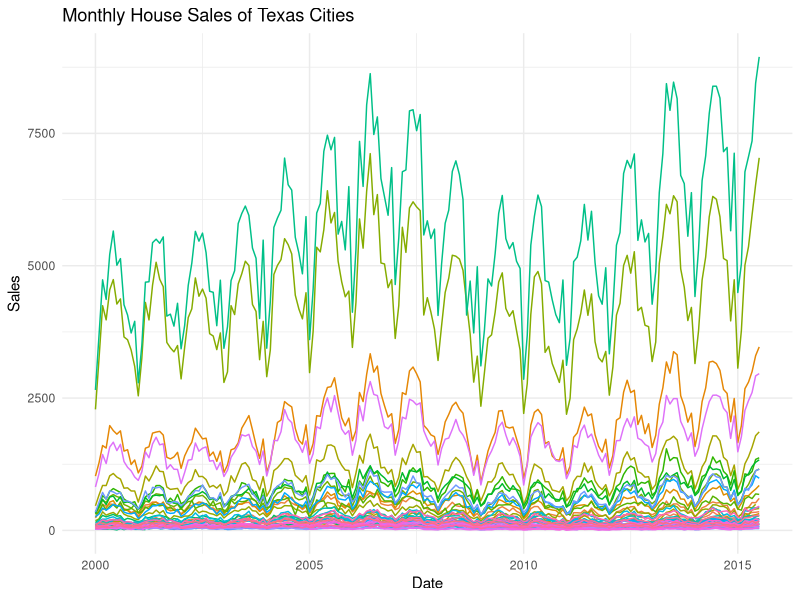
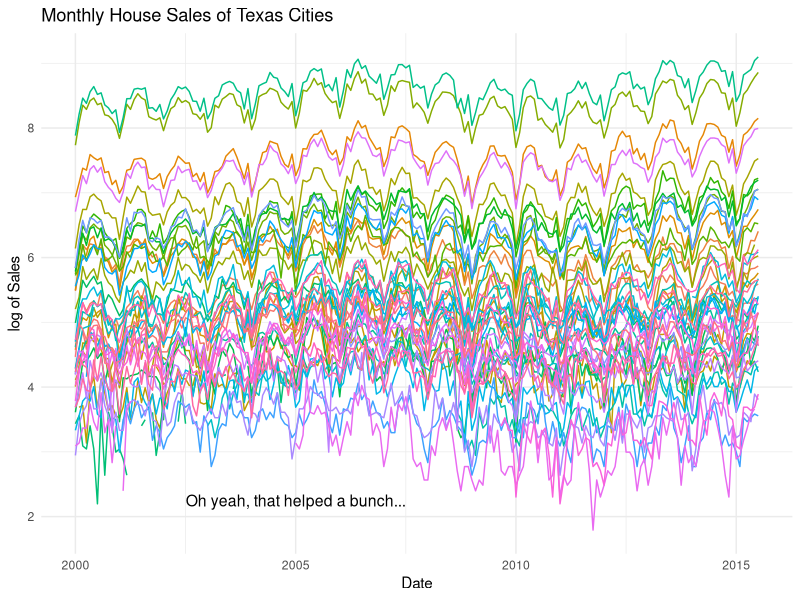
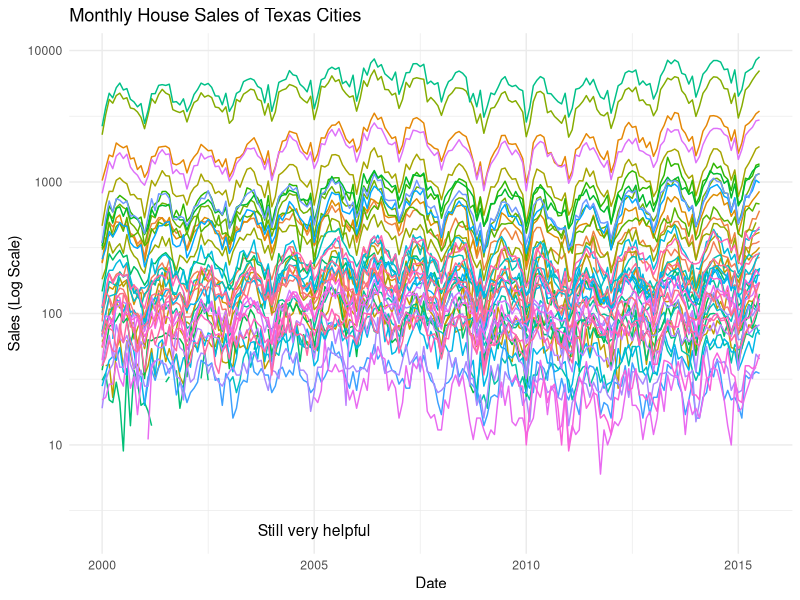
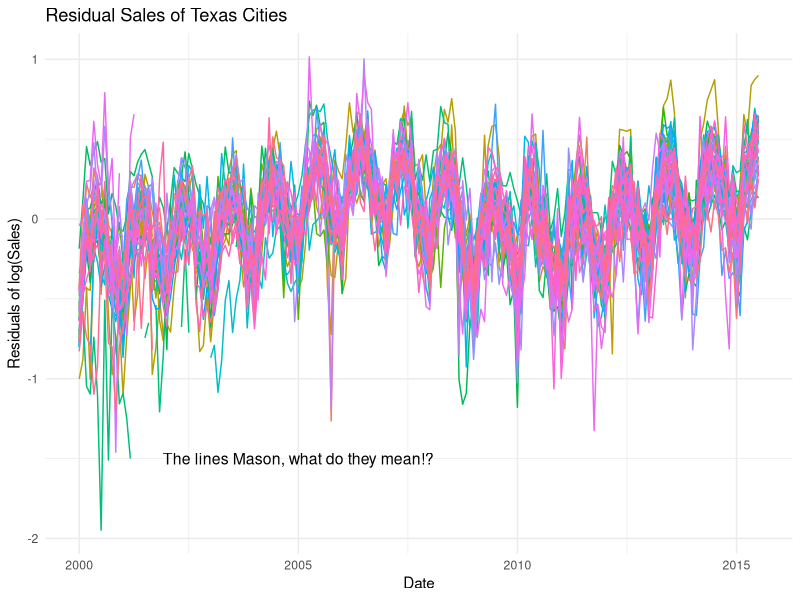
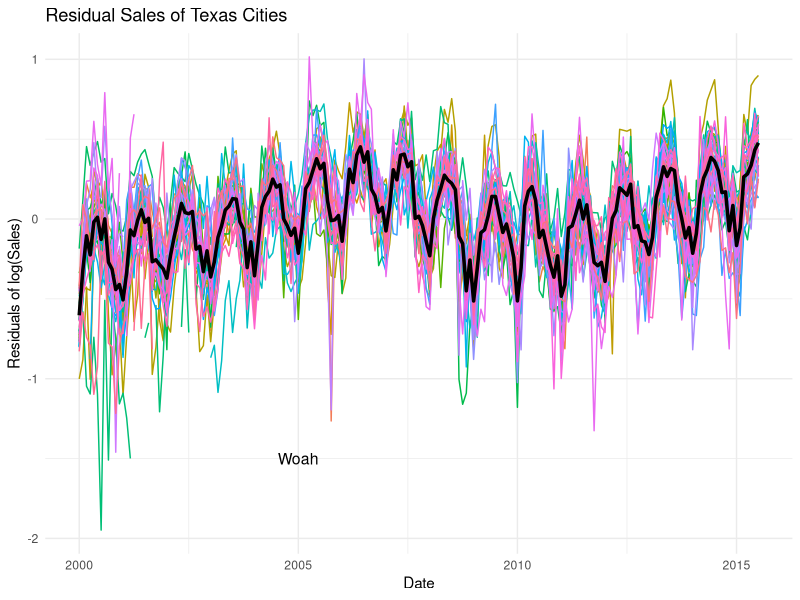
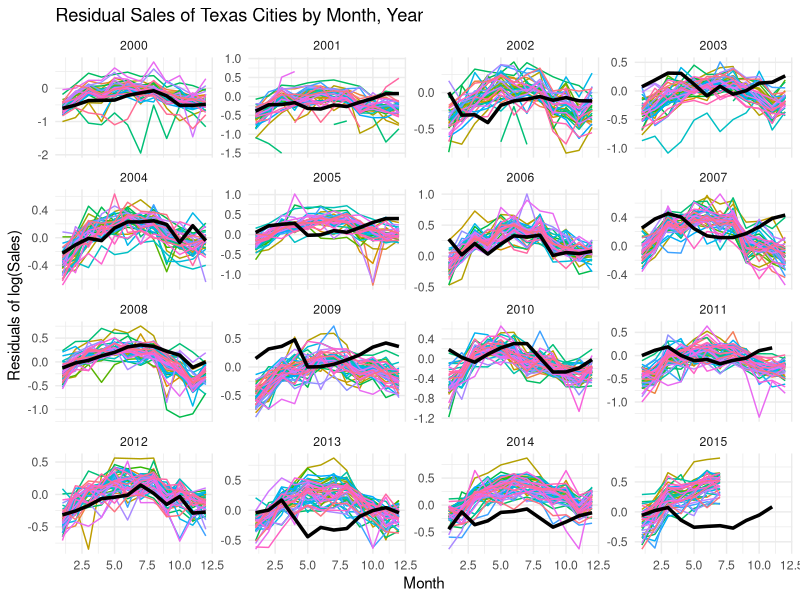
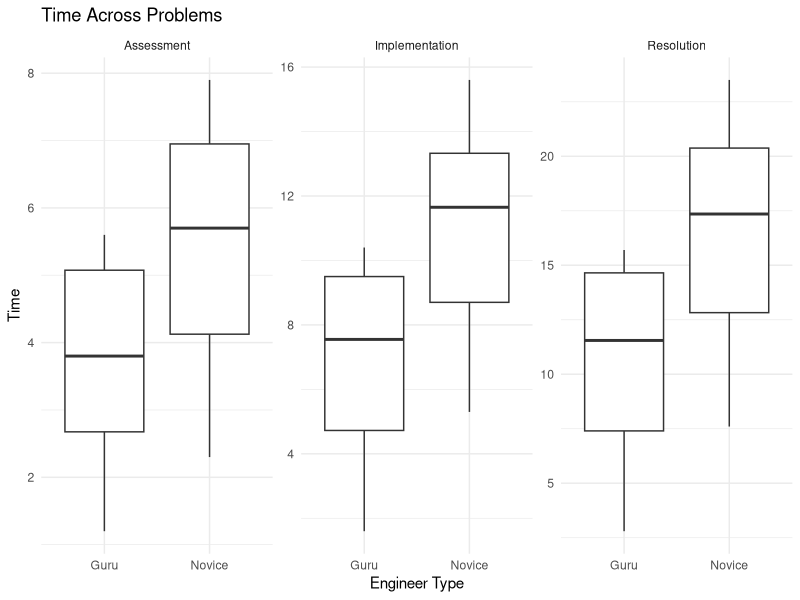
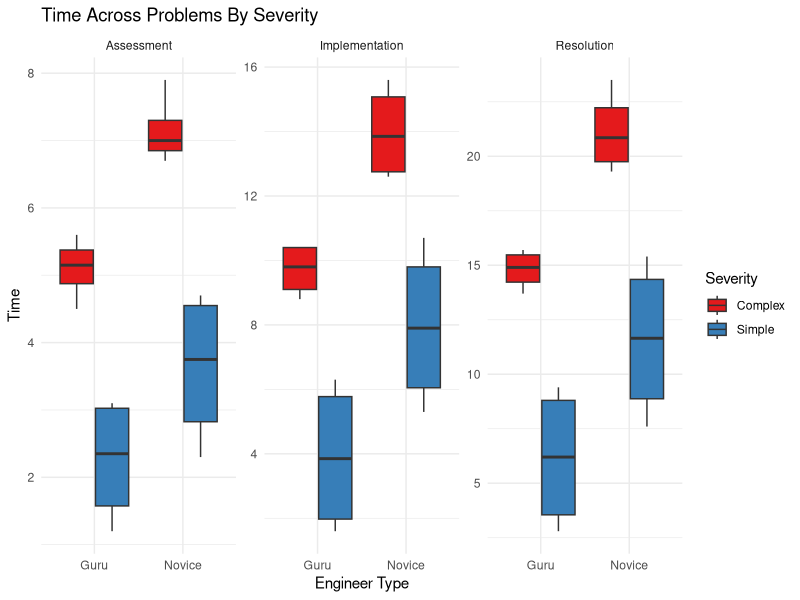

Here is the R script that generated these plots, in order: (Note: this script raises an error after producing the figures.)
## ---- chunk 1
library(ggplot2)
library(dplyr)
attach(txhousing)

# txhousing <- na.omit(txhousing, cols = c("sales", "city"))

ggplot(txhousing, aes(x = date, y = sales, color = city)) +
  geom_line() +
  labs(title = "Monthly House Sales of Texas Cities",
       x = "Date",
       y = "Sales",
       color = "City") +
  theme_minimal() +
  theme(legend.position = "none")

length(unique(txhousing$city))

lowCities <- txhousing |>
  group_by(city) |> 
  summarize(avgSales = mean(sales, na.rm = TRUE)) |>
  filter(avgSales < 2500) |> 
  nrow()

lowCities
## ---- chunk 2
ggplot(txhousing, aes(x = date, y = log(sales), color = city)) +
  geom_line() +
  labs(title = "Monthly House Sales of Texas Cities",
       x = "Date",
       y = "log of Sales",
       color = "City") +
  theme_minimal() +
  theme(legend.position = "none") + 
  annotate("text", x = 2005, y = 2.25, label = "Oh yeah, that helped a bunch...", size = 4, hjust = 0.5)
## ---- chunk 3
ggplot(txhousing, aes(x = date, y = sales, color = city)) +
  geom_line() +
  scale_y_log10() +
  labs(title = "Monthly House Sales of Texas Cities",
       x = "Date",
       y = "Sales (Log Scale)",
       color = "City") +
  theme_minimal() +
  theme(legend.position = "none") + 
  annotate("text", x = 2005, y = 2.25, label = "Still very helpful", size = 4, hjust = 0.5)
## ---- chunk 4
# use seq_along to keep order to the index used in the udf 
# but effectively the index = INDEX = "city" 
residualsList <- tapply(X = seq_along(txhousing$sales),
                        INDEX = txhousing$city,
                        FUN = function(index) {
                          lm_fit <- lm(log(txhousing$sales[index]) ~ txhousing$month[index], na.action = na.exclude)
                          residuals(lm_fit)
                          }
                        )

txhousing$rel_sales <- unlist(residualsList)

ggplot(txhousing, aes(x = date, y = rel_sales, color = city)) +
  geom_line() +
  labs(title = "Residual Sales of Texas Cities",
       x = "Date",
       y = "Residuals of log(Sales)",
       color = "City") +
  theme_minimal() +
  theme(legend.position = "none") + 
  annotate("text", x = 2005, y = -1.5, label = "The lines Mason, what do they mean!?", size = 4, hjust = 0.5)
## ---- chunk 5
# Fighting the urge to use DB language and group_by...
# mean_rel_sales <- txhousing |>
#   group_by(date) |>
#   summarise(mean_rel_sales = mean(rel_sales, na.rm = TRUE))

# I'll give in to the underscore instead of Camel case...
# since it must be called rel_sales
mean_rel_sales <- data.frame(
  date = unique(txhousing$date),
  mean_rel_sales = tapply(txhousing$rel_sales, txhousing$date, mean, na.rm = TRUE)
)

# Plot the time series of 'rel_sales' for each city and add the mean curve
ggplot(txhousing, aes(x = date, y = rel_sales, color = city)) +
  geom_line() +
  geom_line(data = mean_rel_sales, aes(x = date, y = mean_rel_sales), color = "black", size = 1.2, linetype = "solid") +
  labs(title = "Residual Sales of Texas Cities",
       x = "Date",
       y = "Residuals of log(Sales)",
       color = "City") +
  theme_minimal() +
  theme(legend.position = "none") +
  annotate("text", x = 2005, y = -1.5, label = "Woah", size = 4, hjust = 0.5)
## ---- chunk 6
# could also dplyr it, but I don't want to annoy the grading gods
# Oh Gautham, I lament: Have mercy! 
# mean_curve <- txhousing |>
#   group_by(year, month) |>
#   summarize(mean_rel_sales = mean(rel_sales, na.rm = TRUE), .groups = "drop")

mean_rel_sales <- data.frame(
  year = rep(unique(txhousing$year), each = 12),
  month = 1:12,
  mean_rel_sales = as.numeric(tapply(X = txhousing$rel_sales, 
                                     INDEX = list(txhousing$year, txhousing$month), 
                                     FUN = mean, 
                                     na.rm = TRUE))
)

mean_rel_sales <- na.omit(mean_rel_sales)

ggplot(txhousing, aes(x = month, y = rel_sales, color = city)) +
  geom_line() +
  geom_line(data = mean_rel_sales, aes(x = month, y = mean_rel_sales), 
            color = "black", size = 1.2, linetype = "solid") +
  labs(title = "Residual Sales of Texas Cities by Month, Year",
       x = "Month",
       y = "Residuals of log(Sales)",
       color = "City") +
  facet_wrap(~ year, scales = "free_y") +
  theme_minimal() +
  theme(legend.position = "none")
## ---- chunk 7
breakdown <- read.table("breakdown.dat")
names(breakdown) <- c("Problem", "Severity", "Engineer", "Assessment","Implementation","Resolution")
## ---- chunk 8
library(reshape2)
library(ggplot2)

breakdown_long <- melt(data = breakdown, 
                       id.vars = c("Problem", "Severity", "Engineer"),
                       measure.vars = c("Assessment", "Implementation", "Resolution"),
                       variable.name = "Thing", 
                       value.name = "Time")

ggplot(breakdown_long, aes(x = Engineer, y = Time)) +
  geom_boxplot() +
  facet_wrap(~ Thing, scales = "free_y") +
  labs(y = "Time", x = "Engineer Type", title = "Time Across Problems") +
  theme_minimal()
## ---- chunk 9
ggplot(breakdown_long, aes(x = Engineer, y = Time, fill = Severity)) +
  geom_boxplot(position = position_dodge(width = 0.8)) +
  facet_wrap(~ Thing, scales = "free_y") +
  labs(y = "Time", x = "Engineer Type", title = "Time Across Problems By Severity") +
  scale_fill_brewer(palette = "Set1", name = "Severity") +
  theme_minimal()
## ---- chunk 10
ggplot(breakdown_long, aes(x = Engineer, y = Time)) +
  geom_boxplot() +
  facet_wrap(Problem ~ Thing, scales = "fixed") +
  labs(title = "Breakdown of Times by Experience and Problem",
       x = "Engineer Type",
       y = "Time"
       ) +
  theme_minimal()

## ---- chunk 11
ggplot(breakdown_long, aes(x = Engineer, y = Time, fill = Severity)) +
  geom_boxplot(position = position_dodge(width = 0.8)) +
  facet_grid(Problem ~ Thing, scales = "free_y") +
  scale_y_continuous(
    name = "Time",
    sec.axis = sec_axis(~ ., name = "Problem",)  
  ) + 
  labs(x = "Engineer Type", title = "Breakdown of Time Across Problems By Severity and Problem") +
  scale_fill_brewer(palette = "Set1", name = "Severity") +
  theme_minimal() +
  theme(axis.text.x = element_text(angle = 45, hjust = 1))
## ---- chunk 12
knitr::include_graphics("spiderman.jpg")
